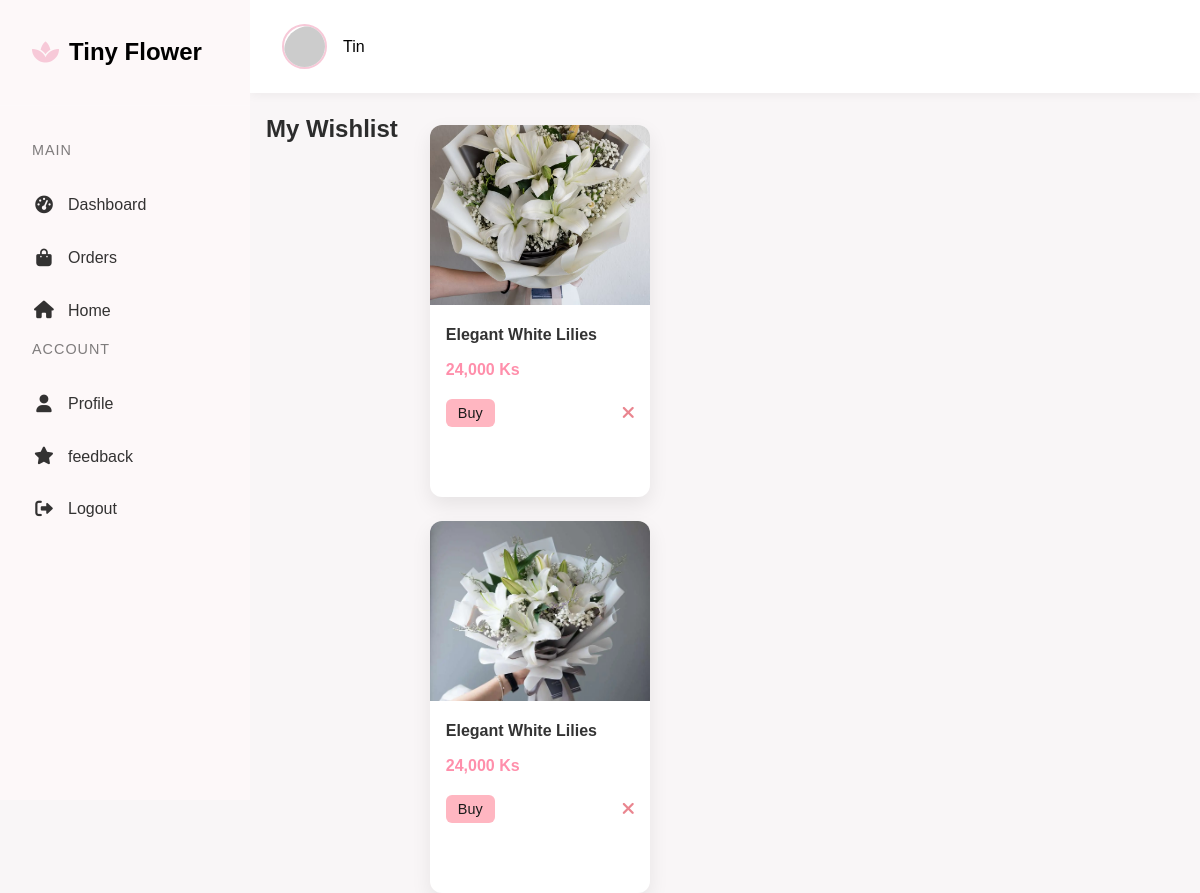
/user/my_wishlist.php (signed in), run on the app's committed database.
### tables this page shows
CREATE TABLE `wishlist` (
  `wishlist_id` int(11) NOT NULL,
  `product_id` int(11) NOT NULL,
  `customer_id` int(11) NOT NULL
);

CREATE TABLE `product_images` (
  `image_id` int(11) NOT NULL,
  `product_id` int(11) NOT NULL,
  `image_url` varchar(255) NOT NULL,
  `date_uploaded` timestamp NOT NULL DEFAULT current_timestamp()
);

CREATE TABLE `product` (
  `product_id` int(11) NOT NULL,
  `product_name` varchar(255) NOT NULL,
  `product_description` text DEFAULT NULL,
  `product_price` decimal(10,2) NOT NULL,
  `arrangement_id` int(11) NOT NULL,
  `size` enum('Small','Medium','Large') NOT NULL DEFAULT 'Small',
  `date` timestamp NOT NULL DEFAULT current_timestamp(),
  `is_active` tinyint(1) DEFAULT 1
);

### user/my_wishlist.php (the view, shortened to what this page needs)
<?php
include 'side.php';
$customer_id = $_SESSION['customer_id'];
$stmt = $con->prepare("
    SELECT w.wishlist_id, p.product_id, p.product_name, p.product_price,
           pi.image_url
    FROM wishlist w
    JOIN product p ON w.product_id = p.product_id
    LEFT JOIN product_images pi ON p.product_id = pi.product_id
    WHERE w.customer_id = ?
");
$stmt->bind_param("i", $customer_id);
$stmt->execute();
$result = $stmt->get_result();
$wishlistItems = $result->fetch_all(MYSQLI_ASSOC);
?>
<!DOCTYPE html>
<html lang="en">
<head>
    <link rel="stylesheet" href="https://cdnjs.cloudflare.com/ajax/libs/font-awesome/6.0.0-beta3/css/all.min.css">
</head>
<body>
<div class="dashboard-container">
    <h2 style="margin:1rem;">My Wishlist</h2>
    <div class="wishlist-grid">
        <?php if (!empty($wishlistItems)): ?>
            <?php foreach ($wishlistItems as $item): ?>
                <div class="wishlist-card">
                    <div class="wishlist-img">
                        <img src="<?= '../uploads/products/' . htmlspecialchars($item['image_url'] ?? 'default.jpg') ?>" alt="<?= htmlspecialchars($item['product_name']) ?>">
                    </div>
                    <div class="wishlist-info">
                        <h4><?= htmlspecialchars($item['product_name']) ?></h4>
                        <span class="wishlist-price"><?= number_format($item['product_price']) ?> Ks </span>
                        <div class="wishlist-actions">
                            <form action="../shop.php" method="post" style="display:inline;">
                                <button class="btn" type="submit">Buy</button>
                            </form>
                            <form action="" method="post" style="display:inline;">
                                <button class="remove-wishlist" title="Remove" type="submit">
                                    <i class="fas fa-times"></i>
                                </button>
                            </form>
                        </div>
                    </div>
                </div>
            <?php endforeach; ?>
        <?php else: ?>
            <p style="padding:1rem;">Your wishlist is empty.</p>
        <?php endif; ?>
    </div>
</div>
</body>
</html>

### user/side.php (style rules this page uses)
:root { --primary: #f7c9d8; --primary-dark: #e6a5b8; --primary-light: #fde9ef; --secondary: #333333; --light: #f9f6f7; --dark: #1a1a1a; --accent: #f4aab9; --text: #2c2c2c; --dark-bg: #fdf8f9; --darker-bg: #f6f1f2; --transition: all 0.4s cubic-bezier(0.165, 0.84, 0.44, 1); }
* { margin: 0; padding: 0; box-sizing: border-box; font-family: 'Montserrat', sans-serif; }
body { background-color: var(--light); color: var(--text); line-height: 1.7; overflow-x: hidden; }
.dashboard-container { display: flex; min-height: 100vh; }
.wishlist-grid { display: grid; grid-template-columns: repeat(auto-fill, minmax(250px, 1fr)); gap: 1.5rem; }
.wishlist-card { background-color: var(--secondary); border-radius: 15px; overflow: hidden; box-shadow: 0 5px 15px rgba(0, 0, 0, 0.1); transition: var(--transition); position: relative; }
.wishlist-img { height: 180px; overflow: hidden; }
.wishlist-img img { width: 100%; height: 100%; object-fit: cover; transition: transform 0.8s ease; }
.wishlist-info { padding: 1.5rem; }
.wishlist-info h4 { font-size: 1.1rem; margin-bottom: 0.5rem; color: white; }
.wishlist-price { color: var(--primary); font-weight: 600; margin-bottom: 1rem; display: block; }
.wishlist-actions { display: flex; justify-content: space-between; align-items: center; }
.remove-wishlist { color: white; opacity: 0.6; cursor: pointer; transition: var(--transition); }
.btn { background-color: var(--primary); color: var(--dark); border: none; padding: 0.5rem 1rem; border-radius: 5px; cursor: pointer; transition: var(--transition); }

### user/my_wishlist.php (style rules this page uses)
.wishlist-grid { display: grid; grid-template-columns: repeat(auto-fit, minmax(220px, 3fr)); gap: 1.5rem; margin-top: 2rem; padding: 0 1rem; }
.wishlist-card { background: #fff; border-radius: 12px; box-shadow: 0 8px 20px rgba(0,0,0,0.08); overflow: hidden; transition: transform 0.2s ease; }
.wishlist-img img { width: 100%; height: 180px; object-fit: cover; }
.wishlist-info { padding: 1rem; }
.wishlist-info h4 { margin: 0 0 0.5rem; font-size: 1rem; color: #333; }
.wishlist-price { font-weight: 600; color: #ff8fab; }
.wishlist-actions { margin-top: 1rem; display: flex; justify-content: space-between; }
.btn { background: #ffb6c1; border: none; padding: 6px 12px; border-radius: 6px; cursor: pointer; font-size: 0.9rem; }
.remove-wishlist { background: none; border: none; color: #dc3545; cursor: pointer; font-size: 1.1rem; }

### data on the page
wishlist: product_images.image_url (picture), product.product_name "Elegant White Lilies", product.product_price "24,000"

### other printed values
$_SESSION['customer_name'] "Tin"
